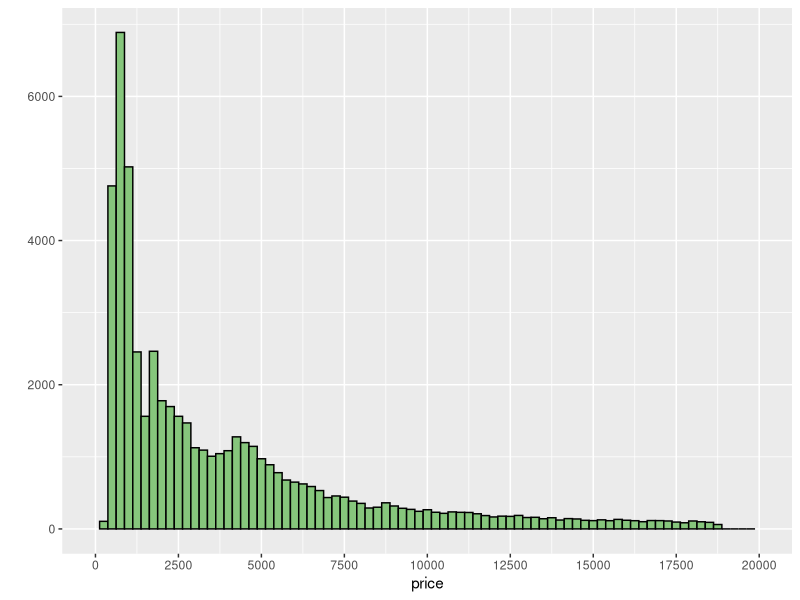
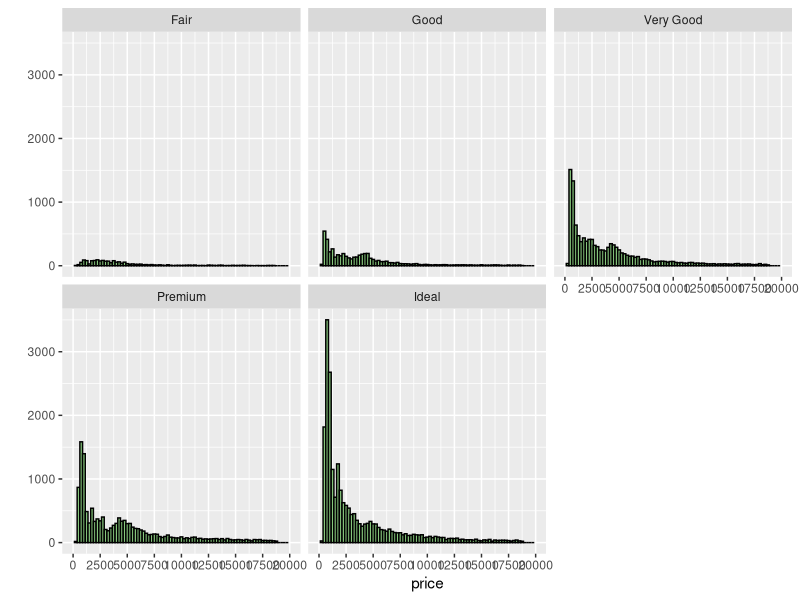
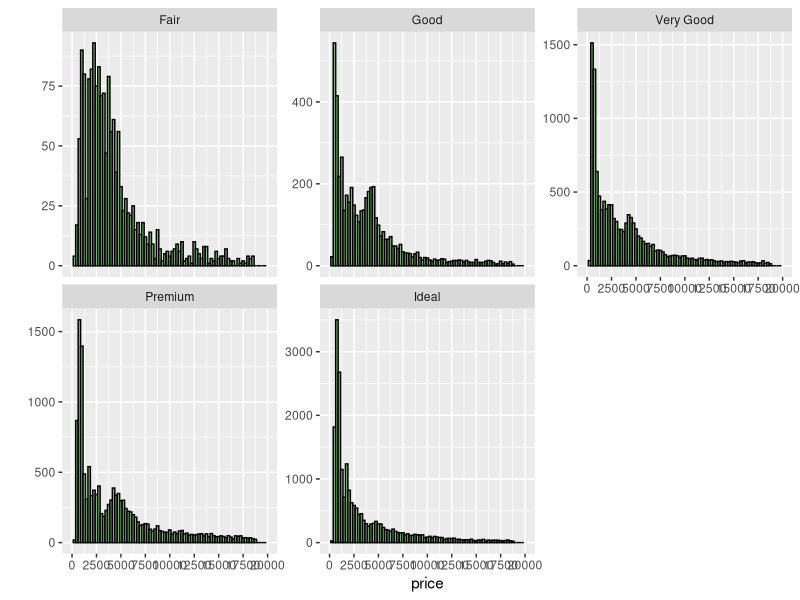
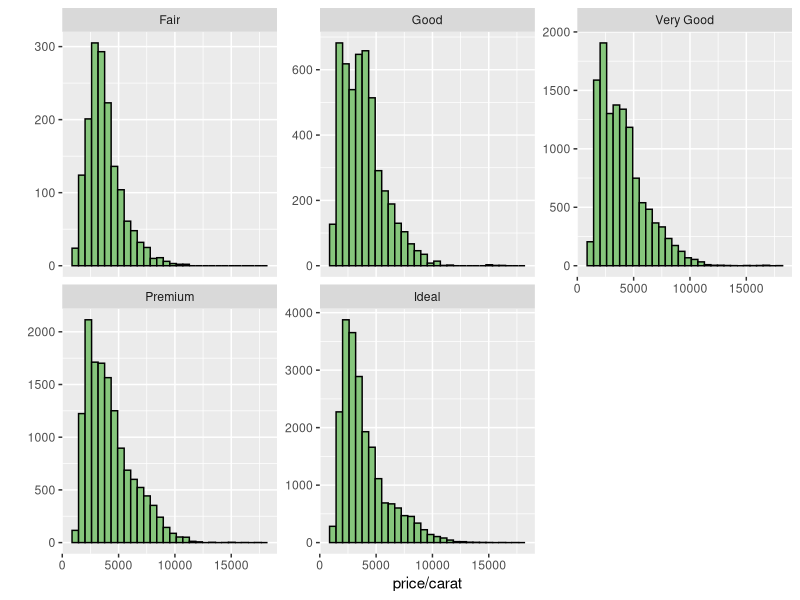
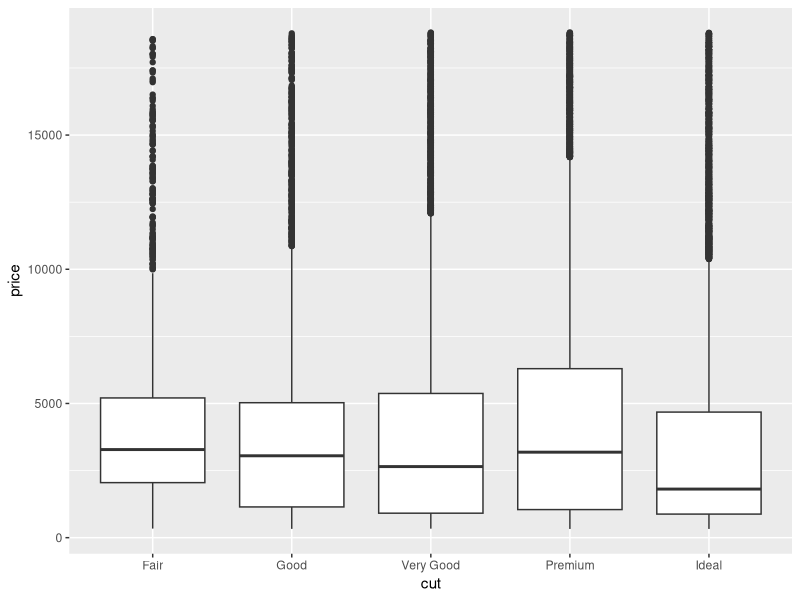
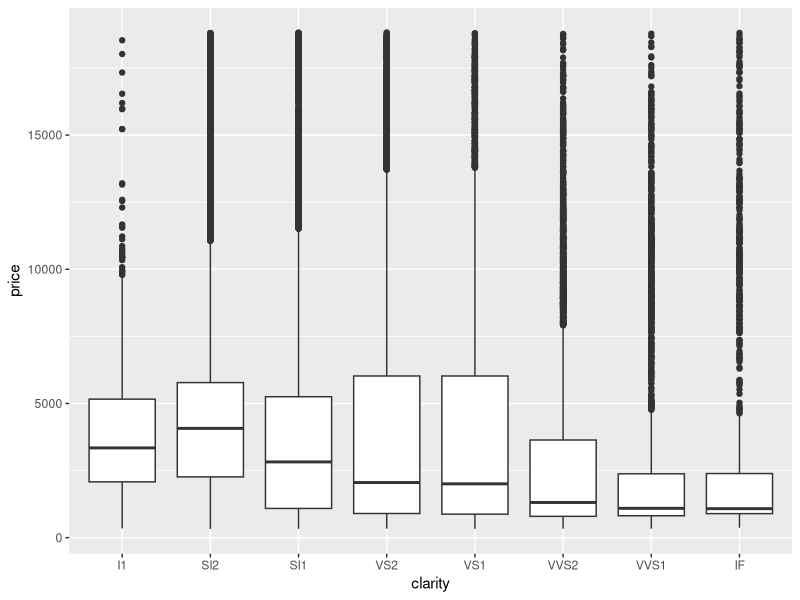
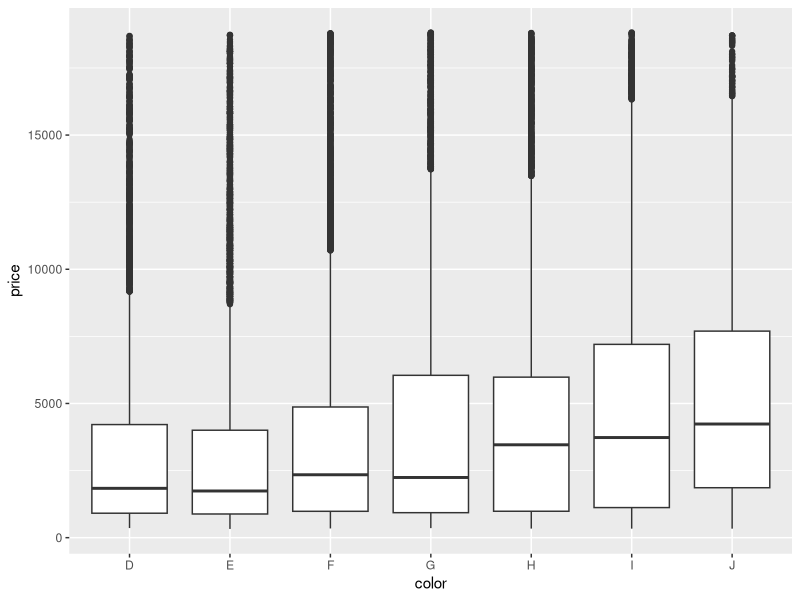
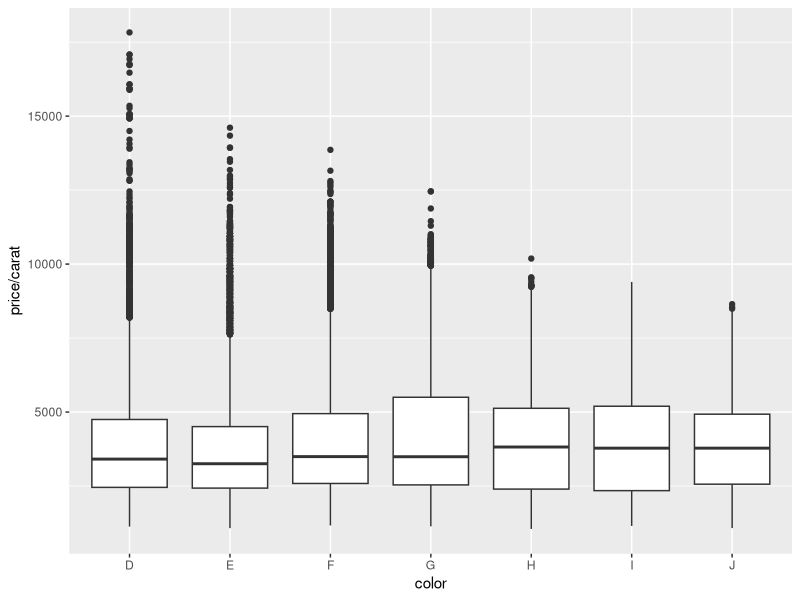

Recreate these plots in R, in order.
## load the data set
library(ggplot2)
data(diamonds)

## learn about the data set
summary(diamonds)
?diamonds
str(diamonds)
diamonds$color
summary(diamonds$price)

## plot a histogram of the prices
qplot(x = price, data = diamonds, binwidth = 250,
      color = I('black'), fill = I('#86C67C')) +
  scale_x_continuous(limits = c(0,20000), breaks = seq(0, 20000, 2500))
ggsave('UD651_ProblemSet3_PriceHistogram.png')

## count the diamonds at certain prices
sum(diamonds$price < 500)
sum(diamonds$price < 250)
sum(diamonds$price >= 15000)

## plot histogram of prices by cut
qplot(x = price, data = diamonds, binwidth = 250,
      color = I('black'), fill = I('#86C67C')) +
  scale_x_continuous(limits = c(0,20000), breaks = seq(0, 20000, 2500)) +
  facet_wrap(~cut, ncol = 3)

## learn about each cut
summary(diamonds$cut)
faircut <- subset(diamonds, diamonds$cut == "Fair")
goodcut <- subset(diamonds, diamonds$cut == "Good")
vgoodcut <- subset(diamonds, diamonds$cut == "Very Good")
premcut <- subset(diamonds, diamonds$cut == "Premium")
idealcut <- subset(diamonds, diamonds$cut == "Ideal")
maxprices <- c(max(faircut$price), max(goodcut$price), max(vgoodcut$price),
             max(premcut$price), max(idealcut$price))
minprices <- c(min(faircut$price), min(goodcut$price), min(vgoodcut$price),
               min(premcut$price), min(idealcut$price))
medprices <- c(median(faircut$price), median(goodcut$price), median(vgoodcut$price),
               median(premcut$price), median(idealcut$price))
match(max(maxprices), maxprices)
match(min(minprices), minprices)
match(min(medprices), medprices)
maxprices #answers were still wrong, so examine the vectors manually
minprices
medprices

## plot the previous histogram again, with y-axes not fixed
qplot(x = price, data = diamonds, binwidth = 250,
      color = I('black'), fill = I('#86C67C')) +
  scale_x_continuous(limits = c(0,20000), breaks = seq(0, 20000, 2500)) +
  facet_wrap(~cut, ncol = 3, scales = "free_y")

## plot histogram of price per carat, faceted by cut
qplot(x = price/carat, data = diamonds, 
      color = I('black'), fill = I('#86C67C')) +
 # scale_x_continuous(limits = c(0,20000), breaks = seq(0, 20000, 2500)) +
  facet_wrap(~cut, ncol = 3, scales = "free_y")

## box plots for price by cut/clarity/color
qplot(x = cut, y = price, 
      data = diamonds, 
      geom = 'boxplot')
ggsave('UD651_ProblemSet3_PriceCutBox.png')
qplot(x = clarity, y = price, 
      data = diamonds, 
      geom = 'boxplot')
ggsave('UD651_ProblemSet3_PriceClarityBox.png')
qplot(x = color, y = price, 
      data = diamonds, 
      geom = 'boxplot')
ggsave('UD651_ProblemSet3_PriceColorBox.png')

## some numerical summaries for price by cut/clarity/color
summary(subset(diamonds$price, diamonds$cut == "Fair"))
summary(subset(diamonds$price, diamonds$cut == "Good"))
summary(subset(diamonds$price, diamonds$color == "D"))
summary(subset(diamonds$price, diamonds$color == "J"))
4214-911 #answer IQR questions
7695-1860

## box plots for price per carat by color
qplot(x = color, y = price/carat, 
      data = diamonds, 
      geom = 'boxplot')
ggsave('UD651_ProblemSet3_PpcColorBox.png')

## frequency polygon for carat
qplot(x = carat, data = diamonds,
      binwidth = 0.05, 
      geom = 'freqpoly') +
  scale_x_continuous(limits = c(0, 3), breaks = seq(0, 3, 0.3))

